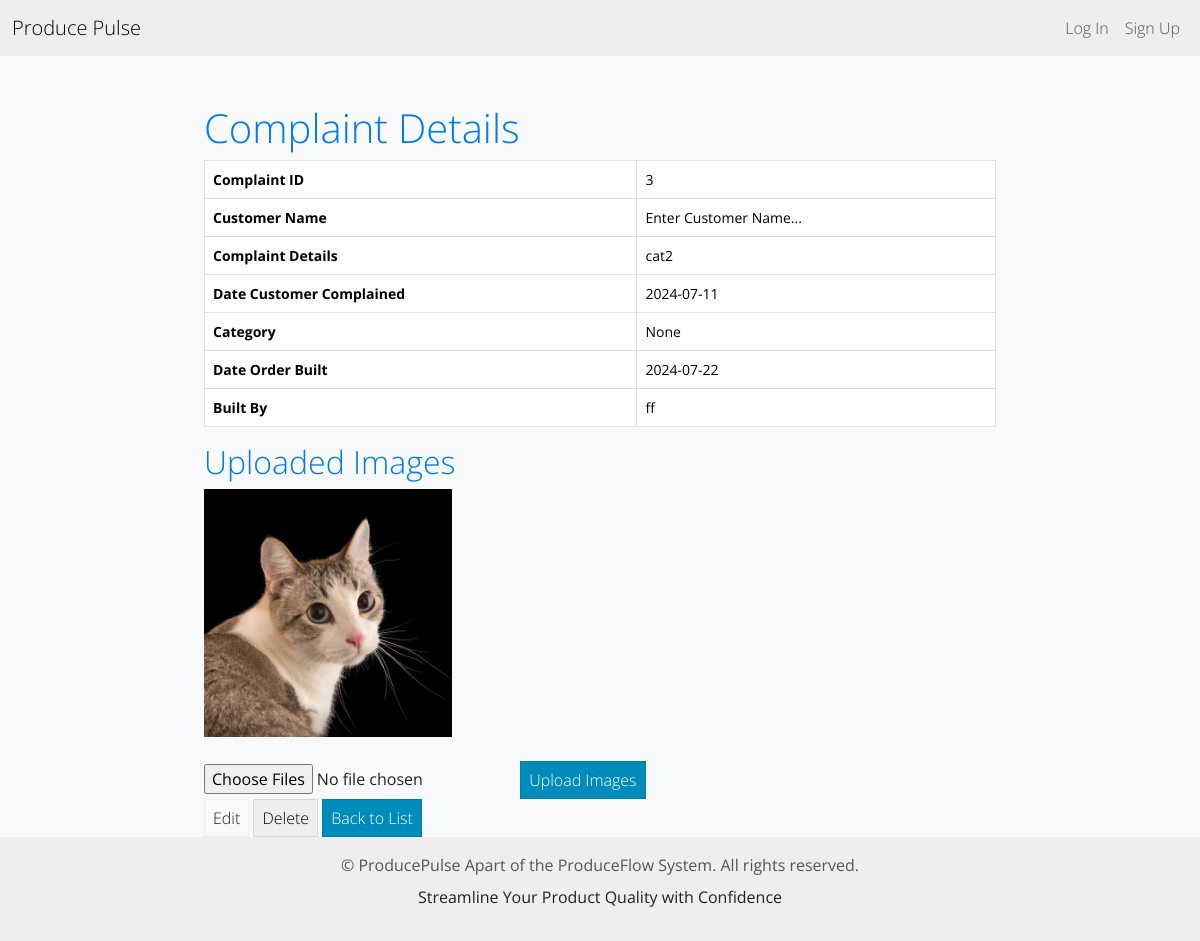
/item/3/, run on an earlier commit of the app's database.
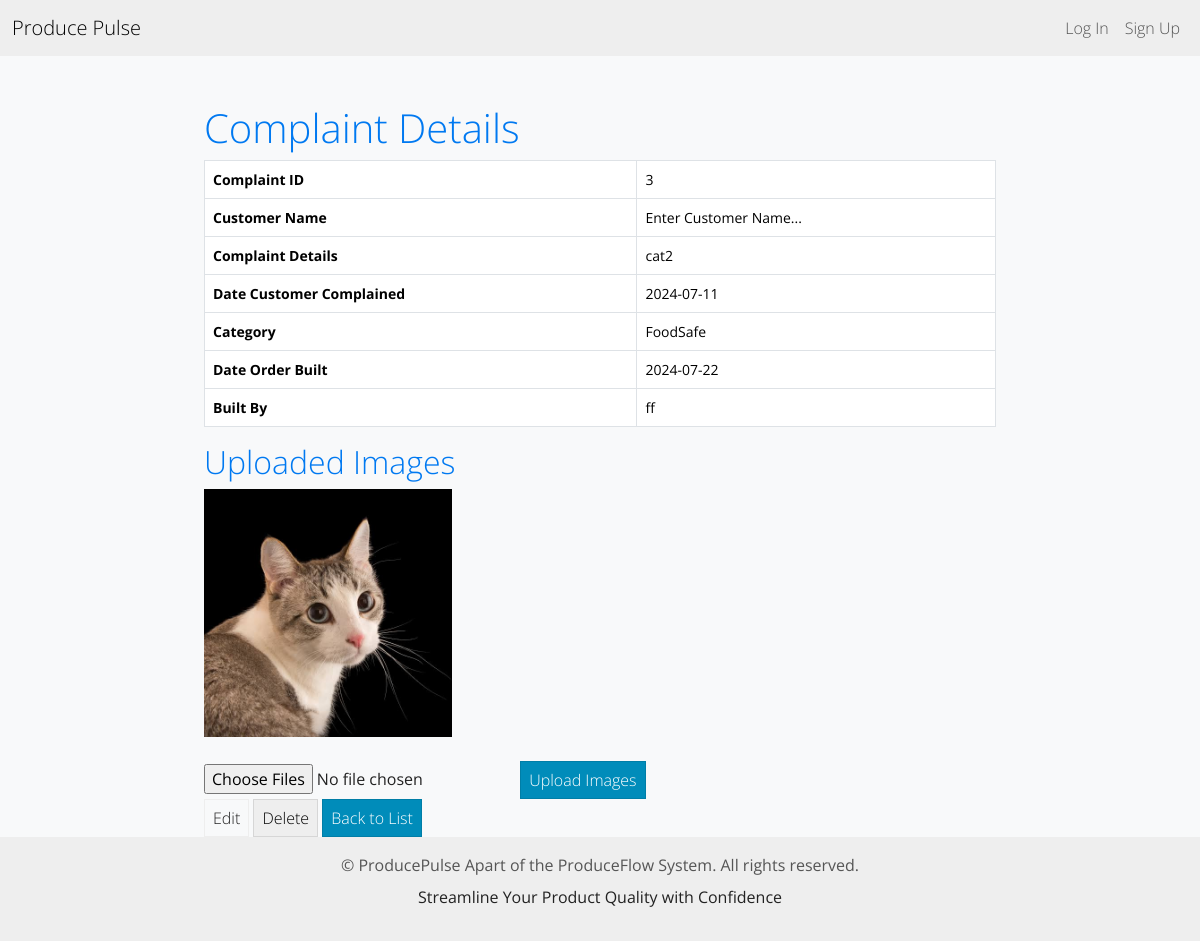
And on a later commit of the database.
### inventory/models.py (models this page shows, shortened)
class InventoryItem(models.Model):
    customer = models.ForeignKey(Customer, on_delete=models.CASCADE, related_name='inventory_items', null=True, blank=True)
    name = models.CharField(default="Enter Customer Name...", max_length=200)
    complaint = models.TextField(max_length=2000, default="Enter Complaint...")
    date_complained = models.CharField(max_length=10, default="MM/DD/YYYY")
    category = models.ForeignKey('Category', on_delete=models.SET_NULL, blank=True, null=True)
    date_created = models.DateField(auto_now_add=True)
    date_built = models.CharField(max_length=10, default="MM/DD/YYYY")
    built_by = models.CharField(max_length=200, default="Enter Builder Name...")
    user = models.ForeignKey(User, on_delete=models.DO_NOTHING)

class Category(models.Model):
    name = models.CharField(max_length=200)
    class Meta:
        verbose_name_plural = 'Categories'
    def __str__(self):
        return self.name

### inventory/views.py (the view)
# urls.py: path('item/<int:pk>/', views.item_detail , name='detail-item'),
def item_detail(request, pk):
    item = get_object_or_404(InventoryItem, pk=pk)
    images = ItemImages.objects.filter(item=item)
    if request.method == 'POST':
        images_form = ItemImagesForm(request.POST, request.FILES)
        if images_form.is_valid():
            uploaded_images = request.FILES.getlist('images')
            for image in uploaded_images:
                ItemImages.objects.create(item=item, image=image)
            logger.info('Images uploaded for item ID: %s', item.id)
            return redirect('detail-item', pk=item.pk)
        else:
            logger.error('Image upload failed for item ID: %s', item.id)
            return render(request, 'inventory/item_detail.html', {
                'images_form': images_form,
                'item': item,
                'images': images,
                'image_errors': images_form.errors
            })
    else:
        images_form = ItemImagesForm()
    return render(request, 'inventory/item_detail.html', {
        'images_form': images_form,
        'item': item,
        'images': images
    })

### inventory/forms.py
class ItemImagesForm(forms.ModelForm):
    images = forms.FileField(
        widget=MultipleFileInput(attrs={'accept': 'image/*'}),
        required=False,
        validators=[validate_image_file]
    )
    class Meta:
        model = ItemImages
        fields = ['images']

### inventory/forms.py (called while the page is built)
    def render(self, name, value, attrs=None, renderer=None):
        if value is None:
            value = []
        final_attrs = self.build_attrs(attrs, {'type': self.input_type, 'name': name})
        return format_html('<input{} multiple>', flatatt(final_attrs))

### inventory/templates/inventory/item_detail.html (shortened to what this page needs)
{% extends 'inventory/base.html' %}
{% block content %}
    <div class="row">
        <div class="col-md-8 col-12 mx-auto mt-5">
            <h1>Complaint Details</h1>
            <table class="table table-bordered">
                <tr><th>Complaint ID</th><td>{{ item.id }}</td></tr>
                <tr><th>Customer Name</th><td>{{ item.name }}</td></tr>
                <tr><th>Complaint Details</th><td>{{ item.complaint }}</td></tr>
                <tr><th>Date Customer Complained</th><td>{{ item.date_complained }}</td></tr>
                <tr><th>Category</th><td>{{ item.category }}</td></tr>
                <tr><th>Date Order Built</th><td>{{ item.date_built }}</td></tr>
                <tr><th>Built By</th><td>{{ item.built_by }}</td></tr>
            </table>
            <h2>Uploaded Images</h2>
            <div class="row">
                {% for image in images %}
                    <div class="col-md-4 mb-4">
                        <img src="{{ image.image.url }}" class="img-fluid" alt="Item Image">
                    </div>
                {% endfor %}
            </div>
            <form method="post" enctype="multipart/form-data">
                {{ images_form.images }}
                <button type="submit" class="btn btn-primary">Upload Images</button>
            </form>
            <a href="{% url 'edit-item' item.id %}" class="btn btn-outline-secondary">Edit</a>
            <a href="{% url 'delete-item' item.id %}" class="btn btn-secondary">Delete</a>
            <a href="{% url 'dashboard' %}" class="btn btn-primary">Back to List</a>
        </div>
    </div>
{% endblock %}

What changed in the data, as far as the page shows it:
changed InventoryItem "cat2": category "None" → "FoodSafe"
